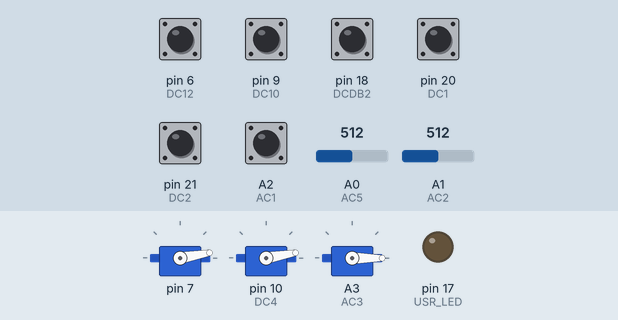
A sketch run on a simulated Arduino Mega 2560, built with avr-gcc and run on an emulated ATmega2560. Shown: 3 × servo, output pins drawn as LEDs (lit = HIGH). The test bench sets the inputs (shaded band); at power-on: A2 (AC1), pin 6 (DC12), pin 9 (DC10), pin 18 (DCDB2), pin 20 (DC1), pin 21 (DC2) HIGH, A0 (AC5) = 512, A1 (AC2) = 512. What the sketch prints to the serial monitor is not drawn.

Above: at 2.9 s.
At 4.5 s:
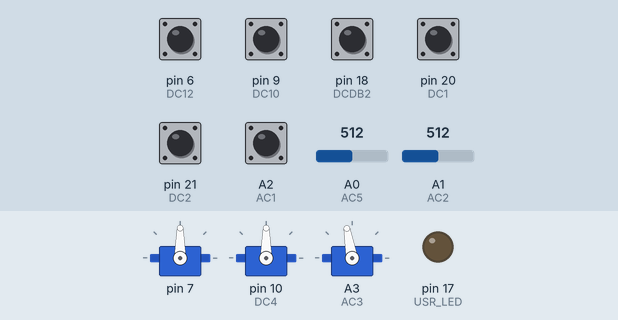
At 5.0 s:
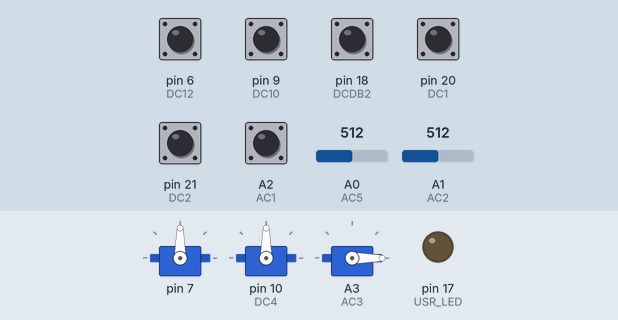
Timing chart, 0 to 6.5 s (numbered marks = the images above):
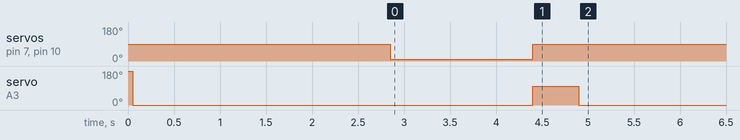

The sketch:

BotBuilders-Orange-Sumo-2024.ino
```cpp
#include <Arduino.h>
#include "BrushlessSumo.h"

BrushlessSumo sumo = BrushlessSumo();

boolean runForward = true;

//create some functions that can be used on first pass
void Strat1(){


}


void Strat2(){

}

void setup() {

  //Uncomment when debugging.
  Serial.begin(115200);


 sumo.setup();

 sumo.stop();
 delay(2800); // delay to ensure the ESC is ready!

 sumo.forward(80, 80);
 delay(1550);
 sumo.stop();

 //What is our first move strat?

 //if(sumo.IsDIP1On()){
 //  if(!sumo.IsDIP2On()){
 //   if(!sumo.IsDIP3On()){
 //     sumo.forwa  rd(30, 30);
 //   }
 //  }
 //}

 sumo.FanOn(100);
 delay(500);
 sumo.FanOff();

}

void loop() {

Serial.print("Far Left: ");
Serial.println(sumo.IsFarLeftDist());

Serial.print("Mid Left: ");
Serial.println(sumo.IsMidLeftDist());

Serial.print("Front Left: ");
Serial.println(sumo.IsFrontLeftDist());


Serial.print("Far Right: ");
Serial.println(sumo.IsFarRightDist());

Serial.print("Mid Right: ");
Serial.println(sumo.IsMidRightDist());

Serial.print("Front Right: ");
Serial.println(sumo.IsFrontRightDist());

Serial.print("Front Right Light: ");
Serial.println(sumo.IsOnFrontRightLight());

Serial.print("Front Left Light: ");
Serial.println(sumo.IsOnFrontLeftLight());

Serial.print("Right Sensor");
Serial.println(analogRead(AC2));

Serial.print("LEFT Sensor");
Serial.println(analogRead(AC4));


delay(250);


}
```

BrushlessSumo.cpp
```cpp
#include "BrushlessSumo.h"
#include "Constants.h"


BrushlessSumo::BrushlessSumo()
{


}

boolean BrushlessSumo::IsDIP1On(){

  return digitalRead(DIP1);
}


boolean BrushlessSumo::IsDIP2On(){

  return digitalRead(DIP2);
}


boolean BrushlessSumo::IsDIP3On(){

  return digitalRead(DIP3);
}


boolean BrushlessSumo::IsStarted(){

  return digitalRead(DC4);
}

void BrushlessSumo::WaitForStart(){

  while(!digitalRead(DC4)){
    delay(2);
  }
}

void BrushlessSumo::setup(){

  pinMode(DIP1, INPUT_PULLUP);
  pinMode(DIP2, INPUT_PULLUP);
  pinMode(DIP3, INPUT_PULLUP);

  pinMode(AC1, INPUT);
  pinMode(AC2, INPUT);
 // pinMode(AC3, INPUT);
  pinMode(AC5, INPUT);

  pinMode(DC1, INPUT);
  pinMode(DC2, INPUT);
  pinMode(DC3, INPUT);
 // pinMode(DC4, INPUT);
  pinMode(DC5, INPUT);
  pinMode(DC6, INPUT);
  pinMode(DC7, INPUT);
  pinMode(DC8, INPUT);
  pinMode(DC9, INPUT);
  pinMode(DC10, INPUT);
  //pinMode(DC11, INPUT);
  pinMode(DC12, INPUT);

  pinMode(USR_LED, OUTPUT);

  _leftMotor.attach();
  _rightMotor.attach();
  _fanMotor.attach(AC3);
  _fanMotor.write(180);
  delay(50);
  _fanMotor.write(0);

}

void BrushlessSumo::forward(int speedleft, int speedRight){


    _rightMotor.reverse(speedRight);
    _leftMotor.reverse(speedleft);


}

void BrushlessSumo::reverse(int speedleft, int speedRight){

     _leftMotor.forward(speedleft);
    _rightMotor.forward(speedRight);


}
void BrushlessSumo::left(int speedleft, int speedRight){

    _leftMotor.forward(speedleft);
    _rightMotor.reverse(speedRight);

}
void BrushlessSumo::right(int speedleft, int speedRight){

    _leftMotor.reverse(speedleft);
    _rightMotor.forward(speedRight);
}
void BrushlessSumo::stop(){

    _leftMotor.stop();
    _rightMotor.stop();
}

void BrushlessSumo::coast(){

    _leftMotor.coast();
    _rightMotor.coast();
}


boolean BrushlessSumo::IsOnFrontRightLight()
{
  return analogRead(AC2) > 50;
}

boolean BrushlessSumo::IsOnFrontLeftLight()
{
  return analogRead(AC4) > 50;
}


boolean BrushlessSumo::IsFarLeftDist()
{
  return !digitalRead(DC12);
}
boolean BrushlessSumo::IsMidLeftDist()
{
  return !digitalRead(DC10);
}


boolean BrushlessSumo::IsFarRightDist()
{
  return !digitalRead(DC1);
}

boolean BrushlessSumo::IsMidRightDist()
{
  return !digitalRead(DC2);
}

boolean BrushlessSumo::IsFrontRightDist(){
  return !digitalRead(AC1);
}


boolean BrushlessSumo::IsFrontLeftDist(){
  return !digitalRead(DCDB2);
}


void BrushlessSumo::FanOn(int speed){

    _fanMotor.write(speed);
}

void BrushlessSumo::FanOff(){

    _fanMotor.write(0);
}
```

BrushlessSumo.h
```cpp
#pragma once


#include "Constants.h"
#include "ESCMotor.h"
#include <Servo.h>


class BrushlessSumo
{
    public:


        BrushlessSumo();
        void setup();
        void forward(int, int);
        void reverse(int, int);
        void left(int, int);
        void right(int, int);
        void stop();
        void coast();

        boolean IsDIP1On();
        boolean IsDIP2On();
        boolean IsDIP3On();

        boolean IsStarted();

        boolean IsOnFrontRightLight();
        boolean IsOnFrontLeftLight();

        boolean IsFarLeftDist();
        boolean IsMidLeftDist();
        boolean IsFrontLeftDist();


        boolean IsFarRightDist();
        boolean IsMidRightDist();
        boolean IsFrontRightDist();


        void WaitForStart();


        void FanOn(int);
        void FanOff();


    private:

        ESCMotor _leftMotor = ESCMotor(DC11); //correc
        ESCMotor _rightMotor = ESCMotor(DC4); //correct
        Servo _fanMotor;// = Servo(AC3); //correct


};
```

Constants.h
```cpp
#pragma once

#include "Arduino.h"

// GPIO20 GPIO21
#define MOTOR_1A 20
#define MOTOR_1B 21

//GPIO6 GPIO07
#define MOTOR_2A 6
#define MOTOR_2B 5

#define DC1 20
#define DC2 21
#define DC3 22
#define DC4 10
#define DC5 13
#define DC6 5
#define DC7 14
#define DC8 4
#define DC9 1
#define DC10 9
#define DC11 7
#define DC12 6

#define DCDB1 19
#define DCDB2 18

#define USR_LED 17


#define AC1 A2
#define AC2 A1
#define AC3 A3
#define AC5 A0
#define AC4 A0


//GPIO23
#define DIP1 23
//GPIO24
#define DIP2 24
//GPIO25
#define DIP3 25
```

ESCMotor.cpp
```cpp
#include "ESCMotor.h"
#include <Servo.h>

ESCMotor::ESCMotor(int p1)
{


    pinIn1 = p1;


}
void ESCMotor::stop()
{
    //TODO: Need a good braking solution.
    //writing 90 is coasting
    motorServo.write(90);

}


void ESCMotor::attach()
{

   motorServo.attach(pinIn1, 1000,2000);

}

void ESCMotor::coast()
{

   motorServo.write(90);

}

void ESCMotor::forward(int speed){
    setSpeed(speed);
}

void ESCMotor::reverse(int speed){
    setSpeed(-1 * speed);
}

void ESCMotor::setSpeed(int value)
{
    //value is a percentage value between 0 - 100
    //we need to convert it to a value between 0 - 90 for forward and 90 - 180 for reverse
    //we will use 90 as the stop value
    //we will use 0 - 90 for forward and 90 - 180 for reverse
    //we will use 0 - 100 for speed

    if(value > 100)
    {
        value = 100;
    }
    else if(value < -100)
    {
        value = -100;
    }


    if(value == 0)
    {
        stop();
    }
    else
    {
        // value = map(value, -100, 100, 0, 180);
        float percent = (abs(value) / 100) * 90;

        if(value > 0){
          value = 90 + value;
        }else{
          value = 90 - abs(value);
        }
        Serial.println(value);

        motorServo.write(value);
    }
}
```

ESCMotor.h
```cpp
#pragma once

#include "Arduino.h"
#include <Servo.h>

class ESCMotor
{
    public:
        ESCMotor(int);
        void attach();
        void setSpeed(int);
        void forward(int);
        void reverse(int);
        void stop();
        void coast();
    private:
        int pinIn1;
        Servo motorServo;


};
```

Motor.cpp
```cpp
#include "motor.h"

Motor::Motor(int p1, int p2)
{
    pinMode(p1, OUTPUT);
    pinMode(p2, OUTPUT);


    pinIn1 = p1;
    pinIn2 = p2;


}
void Motor::stop()
{

    //brake high -> this will stop the wheels
    analogWrite(pinIn1, 255);
    analogWrite(pinIn2, 255);
}

void Motor::coast()
{
    //brake low -> this will free the wheels and let the robot continue to move under its own momentum.
    analogWrite(pinIn1, 0);
    analogWrite(pinIn2, 0);

}

void Motor::forward(int speed){
    setSpeed(speed);
}

void Motor::reverse(int speed){
    setSpeed(-1 * speed);
}

void Motor::setSpeed(int value)
{


    if(value == 0)
    {
        stop();
    }
    else if(value > 0)
    {
        value = constrain(abs(value),0,100);
        value = map(value,0,100,0,255);
        analogWrite(pinIn2, 0);
        analogWrite(pinIn1, value);


    }
    else if(value < 0)
    {

        value = constrain(abs(value),0,100);
        value = map(value,0,100,0,255);
        analogWrite(pinIn1, 0);
        analogWrite(pinIn2, value);

    }
}
```

Motor.h
```cpp
#pragma once

#include "Arduino.h"

class Motor
{
    public:
        Motor(int, int);
        void setSpeed(int);
        void forward(int);
        void reverse(int);
        void stop();
        void coast();
    private:
        int pinIn1;
        int pinIn2;

};
```

Sumo.cpp
```cpp
#include "Sumo.h"
#include "Constants.h"

Sumo::Sumo()
{


}


void Sumo::forward(int speed){

    _motor1.forward(speed);
    _motor2.forward(speed);

}

void Sumo::reverse(int speed){

    _motor1.reverse(speed);
    _motor2.reverse(speed);

}
void Sumo::left(int speed){

    _motor1.forward(speed);
    _motor2.reverse(0);

}
void Sumo::right(int speed){

    _motor1.reverse(0);
    _motor2.forward(speed);
}
void Sumo::stop(){

    _motor1.stop();
    _motor2.stop();
}

void Sumo::coast(){

    _motor1.coast();
    _motor2.coast();
}
```

Sumo.h
```cpp
#pragma once

#include "Motor.h"
#include "Constants.h"


class Sumo
{
    public:


        Sumo();
        void forward(int);
        void reverse(int);
        void left(int);
        void right(int);
        void stop();
        void coast();


    private:

        Motor _motor1 = Motor(MOTOR_1B,MOTOR_1A);
        Motor _motor2 = Motor(MOTOR_2A,MOTOR_2B);


};
```
